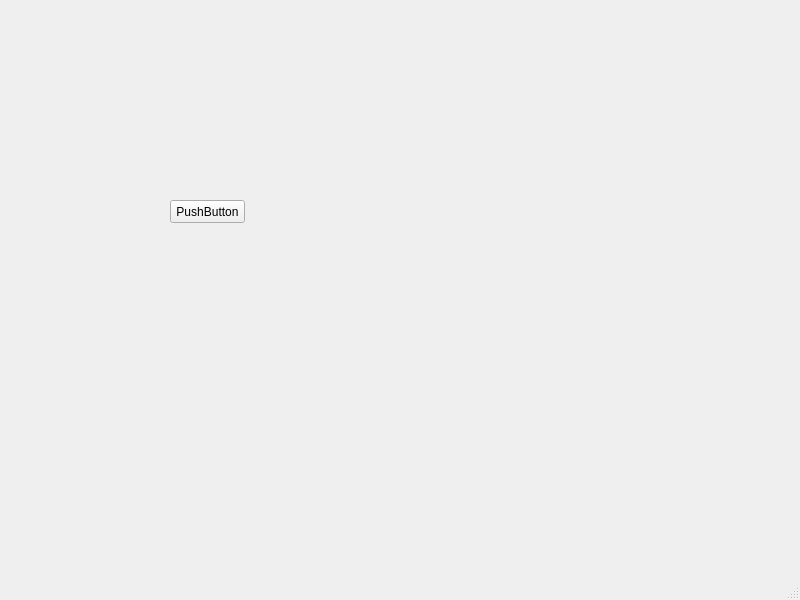
<?xml version="1.0" encoding="UTF-8"?>
<ui version="4.0">
 <class>MainWindow</class>
 <widget class="QMainWindow" name="MainWindow">
  <property name="geometry">
   <rect>
    <x>0</x>
    <y>0</y>
    <width>800</width>
    <height>600</height>
   </rect>
  </property>
  <property name="windowTitle">
   <string>MainWindow</string>
  </property>
  <widget class="QWidget" name="centralwidget">
   <widget class="QPushButton" name="pushButton">
    <property name="geometry">
     <rect>
      <x>170</x>
      <y>200</y>
      <width>75</width>
      <height>23</height>
     </rect>
    </property>
    <property name="text">
     <string>PushButton</string>
    </property>
   </widget>
  </widget>
  <widget class="QMenuBar" name="menubar">
   <property name="geometry">
    <rect>
     <x>0</x>
     <y>0</y>
     <width>800</width>
     <height>23</height>
    </rect>
   </property>
  </widget>
  <widget class="QStatusBar" name="statusbar"/>
 </widget>
 <resources/>
 <connections/>
</ui>
